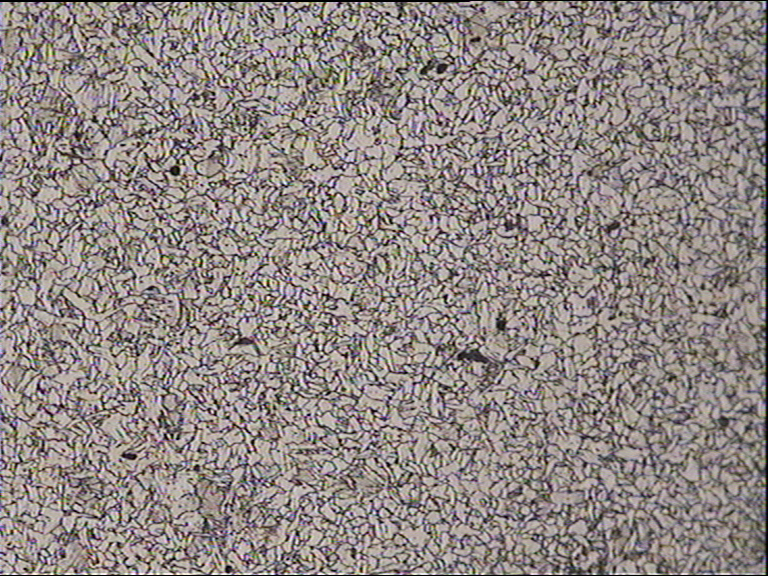
#> input picture WM1@100X.bmp, 768 x 576 px, found by its file name
$ python test.py
#> lines starting #> are read from the running program, lines starting #| are printed output that depends on the picture; after the words box and inside, x2 and y2 are one past the last pixel; in counts of white or black regions, pixels touching at a corner belong together
import cv2

# Load the image
img = cv2.imread('D:\Important\M.Teh thesis\For ML pushpendra\ML for thesis\ML-in-Friction-Stir-Welding\WM1@100X.bmp')
#> img is the input picture: shape (576, 768, 3); mean B, G, R 132.1, 134.9, 144.1
cv2.imshow('img',img)
cv2.waitKey(0)
# Convert the image to grayscale
gray_img = cv2.cvtColor(img, cv2.COLOR_BGR2GRAY)
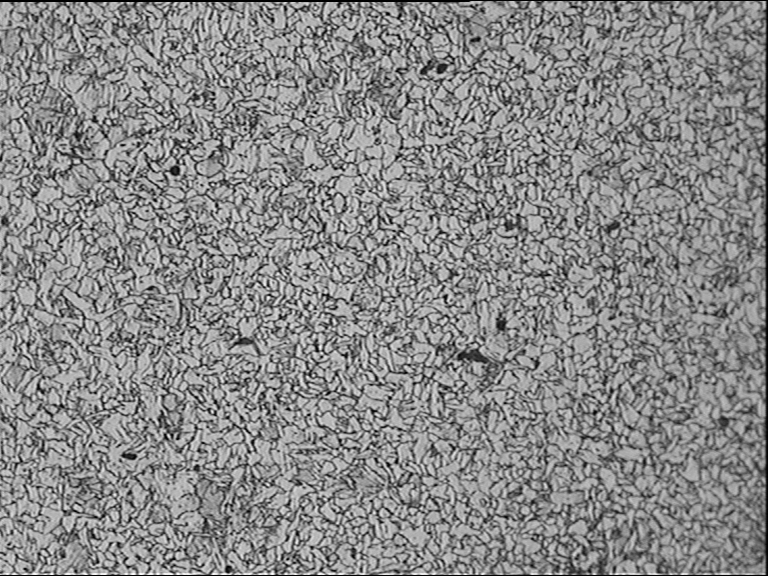
#> gray_img: shape (576, 768); min 0, max 255, mean 137.3
cv2.imshow('gray', gray_img)
cv2.waitKey(0)
# Apply adaptive thresholding
adaptive_threshold = cv2.adaptiveThreshold(gray_img, 255, cv2.ADAPTIVE_THRESH_GAUSSIAN_C, cv2.THRESH_BINARY, 11, 2)
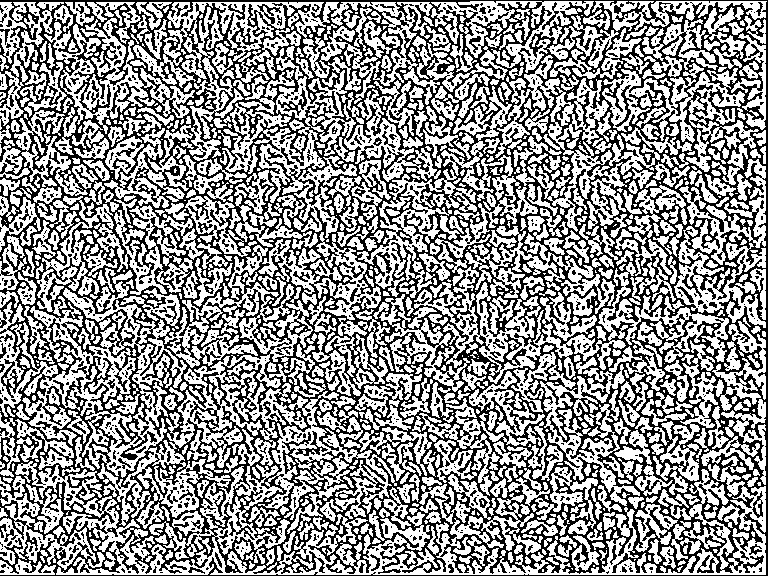
#> adaptive_threshold: shape (576, 768); 56.7% white; black in thin lines or dots
cv2.imshow('Adaptive', adaptive_threshold)
cv2.waitKey(0)
# Apply median blur to remove noise
median_blur = cv2.medianBlur(adaptive_threshold, 5)
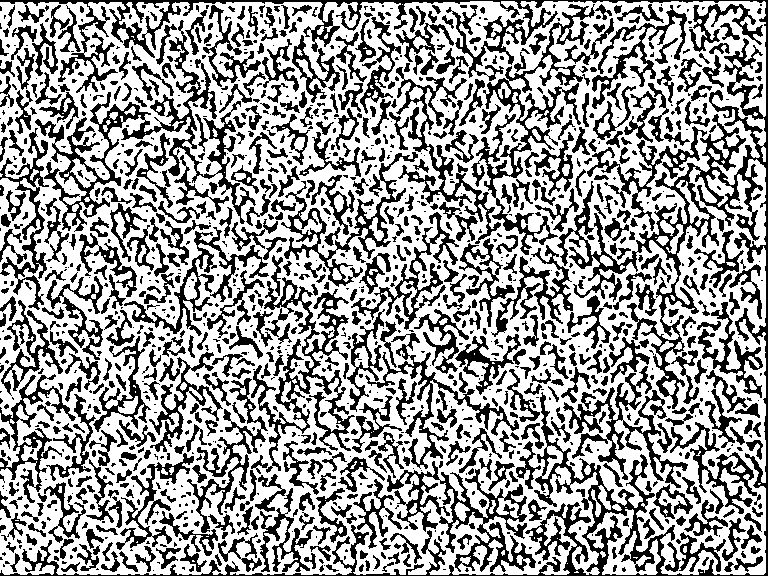
#> median_blur: shape (576, 768); 61.8% white; 1297 black regions (609 under 20 px), largest, box (x1, y1, x2, y2) and area: (0, 0, 768, 576) 26491, (35, 20, 256, 232) 6647, (471, 4, 595, 255) 4874
cv2.imshow('BLur', median_blur)
cv2.waitKey(0)
# Apply morphology operations
kernel = cv2.getStructuringElement(cv2.MORPH_ELLIPSE, (5,5))
closed = cv2.morphologyEx(median_blur, cv2.MORPH_CLOSE, kernel)
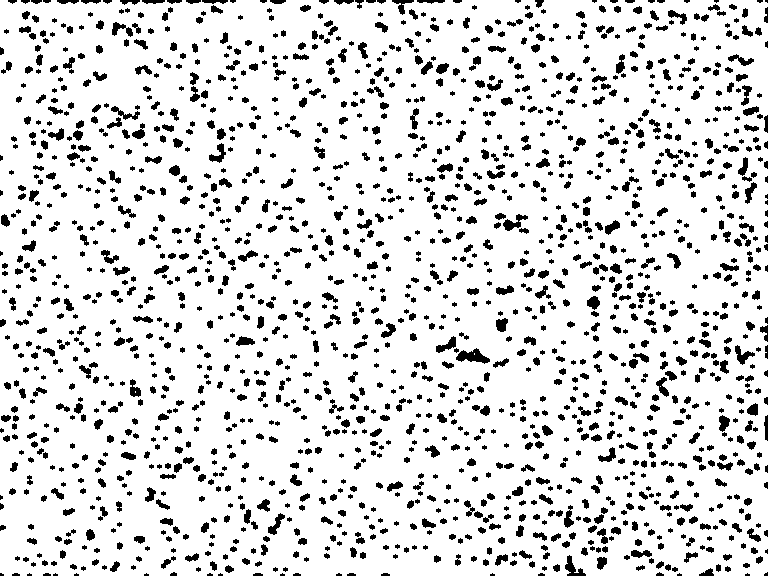
#> closed: shape (576, 768); 86.6% white; 1764 black regions (542 under 20 px), largest, box (x1, y1, x2, y2) and area: (456, 348, 490, 364) 289, (565, 555, 586, 576) 188, (503, 214, 528, 231) 184

# Perform edge detection using Canny
edges = cv2.Canny(closed, 30, 100)
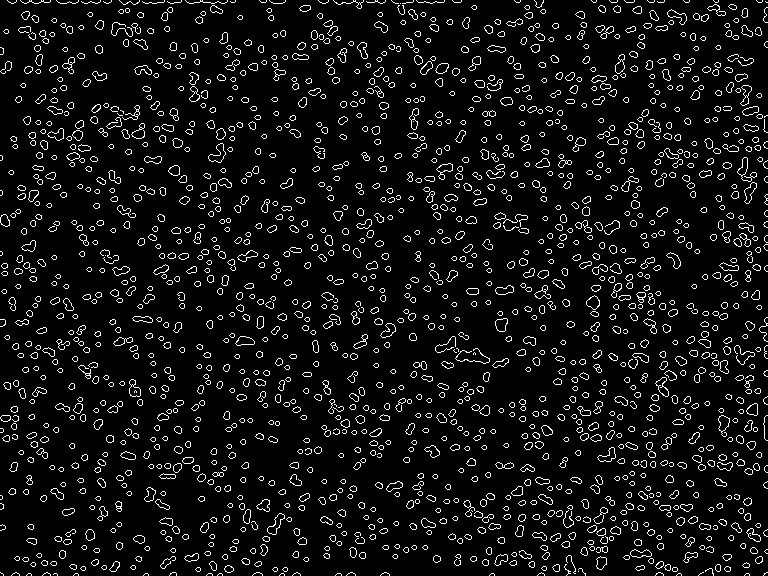
#> edges: shape (576, 768); 7.4% white in thin lines or dots

# Display the final image
cv2.imshow('Enhanced Image', edges)
cv2.waitKey(0)
cv2.destroyAllWindows()

# [5 lines of commented-out code are left out]

$ run again, with WM1@200X.bmp copied over WM1@100X.bmp
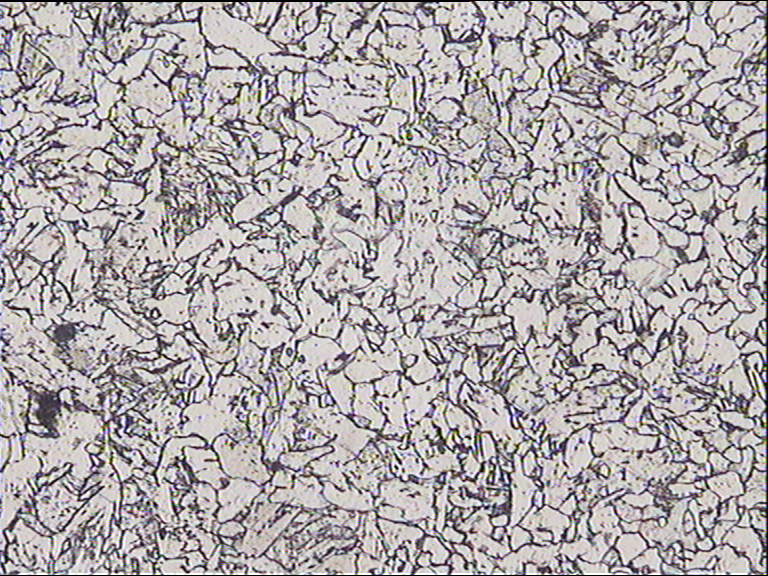
#> input picture WM1@200X.bmp, 768 x 576 px, found by its file name
#> img is the input picture: shape (576, 768, 3); mean B, G, R 169, 167.6, 173.1
#> `adaptive_threshold = cv2.adaptiveThreshold(gray_img, 255, cv2.ADAPTIVE..`:
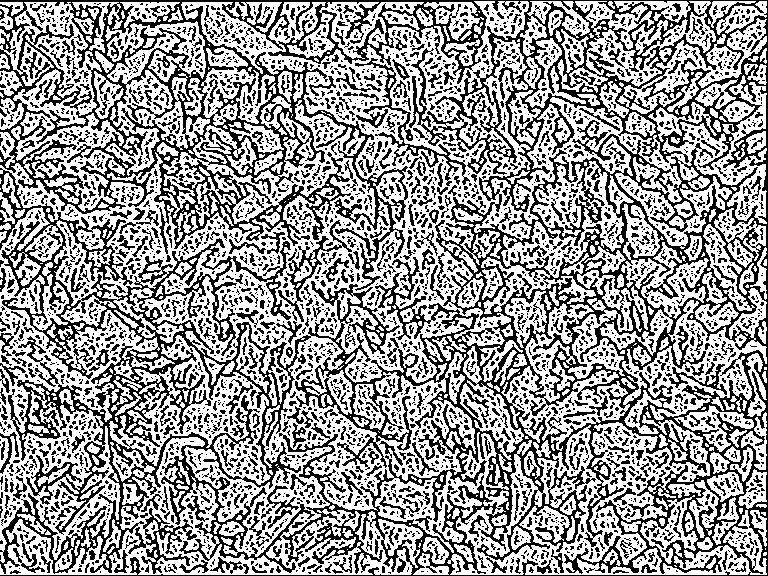
#> adaptive_threshold: shape (576, 768); 59.8% white; black in thin lines or dots
#> median_blur: shape (576, 768); 68.5% white; 1893 black regions (1279 under 20 px), largest, box (x1, y1, x2, y2) and area: (0, 0, 768, 576) 17861, (571, 158, 740, 372) 5990, (104, 232, 344, 502) 5369
#> closed: shape (576, 768); 88.4% white; 1274 black regions (332 under 20 px), largest, box (x1, y1, x2, y2) and area: (173, 457, 207, 486) 257, (730, 136, 751, 166) 247, (43, 392, 70, 409) 239
#> `edges = cv2.Canny(closed, 30, 100)`:
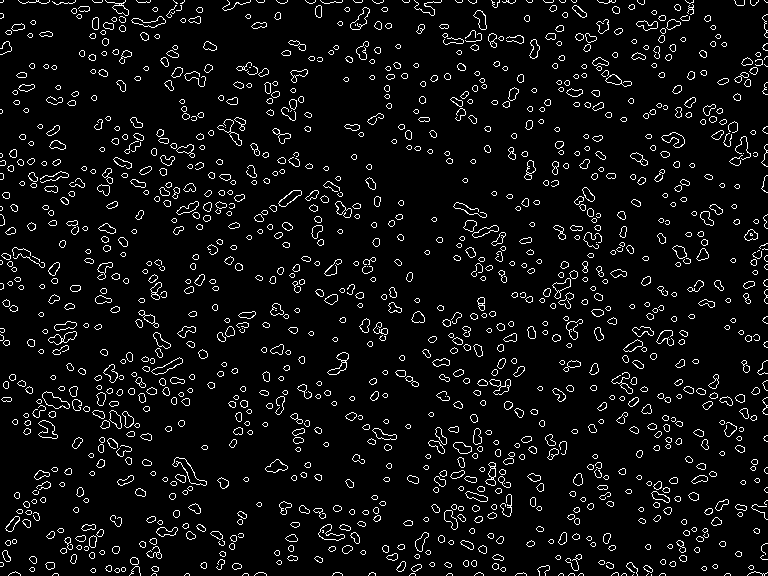
#> edges: shape (576, 768); 6% white in thin lines or dots

$ run again, with WM1@500X.bmp copied over WM1@100X.bmp
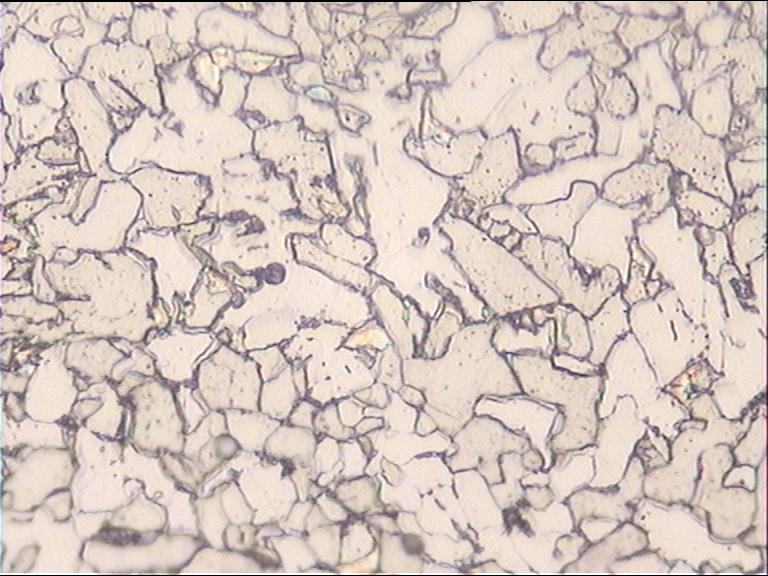
#> input picture WM1@500X.bmp, 768 x 576 px, found by its file name
#> img is the input picture: shape (576, 768, 3); mean B, G, R 191.1, 198.4, 212.7
#> `adaptive_threshold = cv2.adaptiveThreshold(gray_img, 255, cv2.ADAPTIVE..`:
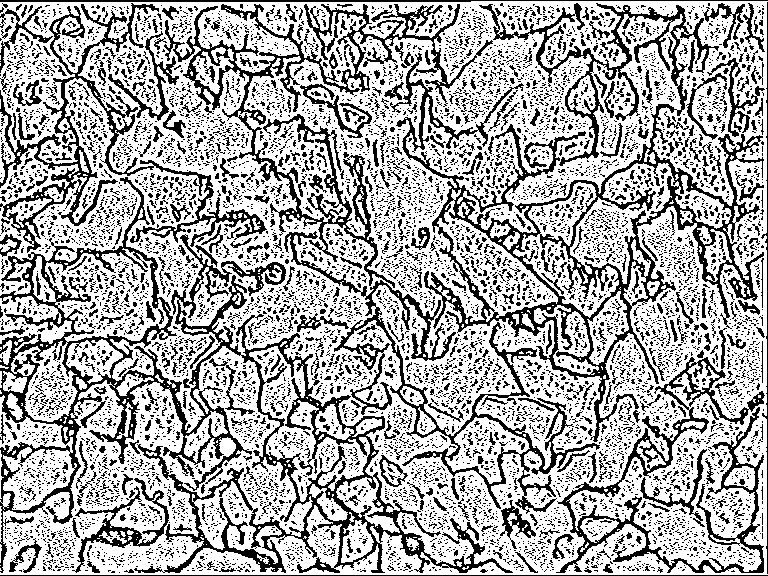
#> adaptive_threshold: shape (576, 768); 67% white; black in thin lines or dots
#> median_blur: shape (576, 768); 77.4% white; 1350 black regions (1015 under 20 px), largest, box (x1, y1, x2, y2) and area: (315, 104, 763, 474) 17252, (0, 354, 768, 576) 11233, (91, 261, 286, 476) 4465
#> closed: shape (576, 768); 89.8% white; 785 black regions (163 under 20 px), largest, box (x1, y1, x2, y2) and area: (221, 531, 283, 571) 491, (502, 507, 535, 537) 452, (291, 387, 346, 412) 426
#> `edges = cv2.Canny(closed, 30, 100)`:
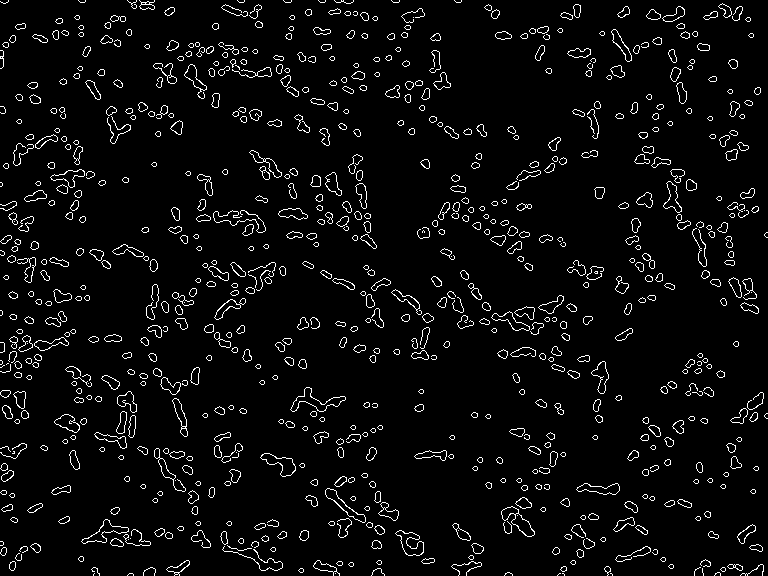
#> edges: shape (576, 768); 4.8% white in thin lines or dots

$ run again, with enhanced_image.jpg saved as WM1@100X.bmp
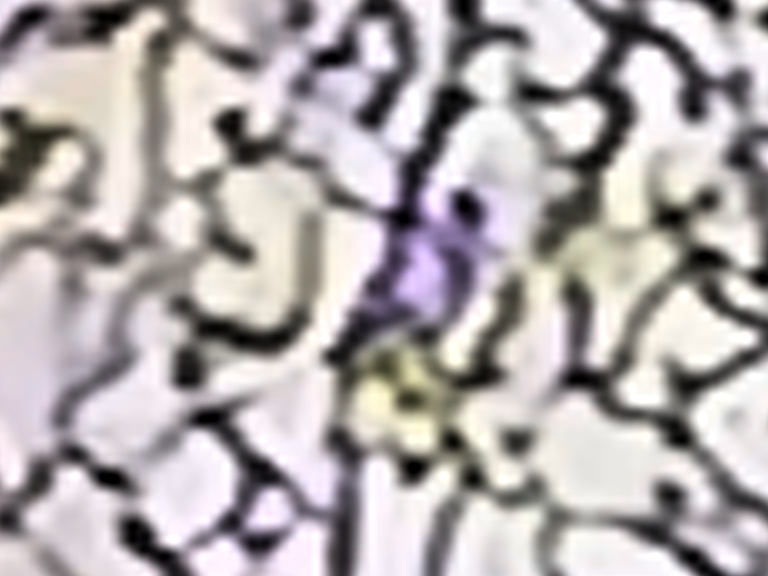
#> input picture enhanced_image.jpg, 768 x 576 px, found by its file name
#> img is the input picture: shape (576, 768, 3); mean B, G, R 171.2, 170.6, 176.7
#> `adaptive_threshold = cv2.adaptiveThreshold(gray_img, 255, cv2.ADAPTIVE..`:
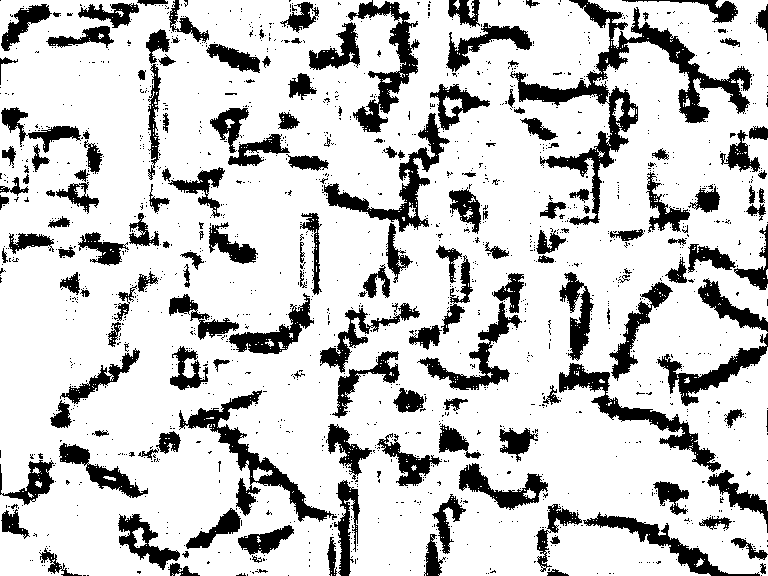
#> adaptive_threshold: shape (576, 768); 79.6% white; 1620 black regions (1449 under 20 px), largest, box (x1, y1, x2, y2) and area: (510, 0, 752, 225) 8251, (179, 390, 337, 522) 3458, (559, 363, 721, 472) 2878
#> median_blur: shape (576, 768); 80.5% white; 233 black regions (70 under 20 px), largest, box (x1, y1, x2, y2) and area: (512, 8, 752, 215) 7533, (658, 279, 768, 405) 3188, (179, 391, 335, 521) 3048
#> closed: shape (576, 768); 81.4% white; 184 black regions (10 under 20 px), largest, box (x1, y1, x2, y2) and area: (516, 23, 751, 174) 7020, (180, 392, 330, 521) 2923, (324, 114, 448, 231) 2847
#> `edges = cv2.Canny(closed, 30, 100)`:
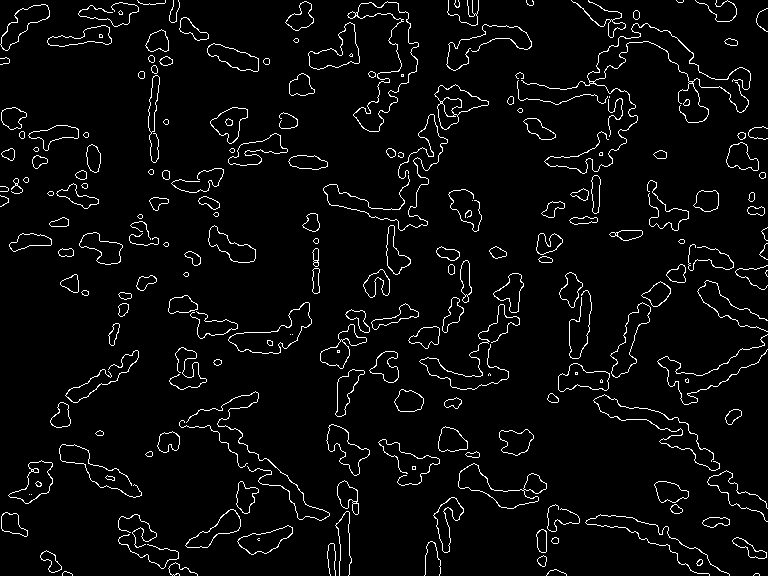
#> edges: shape (576, 768); 4.2% white in thin lines or dots
